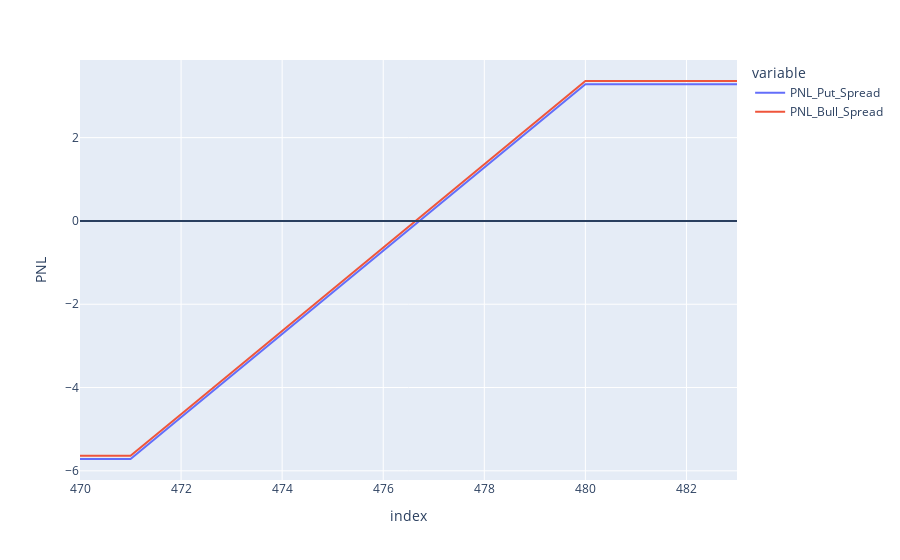

The notebook cell saved with this chart:
### Code cell
# PUT EXPIRATION VALUES
putl_E = np.maximum(471-S,0)-5.1979
putu_E = -1*np.maximum(480-S,0) +8.482
put_spread = pd.Series(putl_E+putu_E,name ='PNL_Put_Spread',index = S)
ALL_Spreads =pd.concat([put_spread,bullspread],axis =1)
fig2 = px.line(ALL_Spreads.loc[470:483])
fig2.update_layout(yaxis_title= 'PNL')
fig2.add_hline(y = 0)

### Figure 1 — Plotly figure (JSON) as saved in the notebook; plotly's stock layout.template omitted (floating-point values rounded to 4 significant figures)
{"data": [{"hovertemplate": "variable=PNL_Put_Spread<br>index=%{x}<br>value=%{y}<extra></extra>", "legendgroup": "PNL_Put_Spread", "line": {"color": "#636efa", "dash": "solid"}, "marker": {"symbol": "circle"}, "mode": "lines", "name": "PNL_Put_Spread", "orientation": "v", "showlegend": true, "type": "scatter", "x": [470, 471, 472, 473, 474, 475, 476, 477, 478, 479, 480, 481, 482, 483], "xaxis": "x", "y": [-5.716, -5.716, -4.716, -3.716, -2.716, -1.716, -0.7159, 0.2841, 1.284, 2.284, 3.284, 3.284, 3.284, 3.284], "yaxis": "y"}, {"hovertemplate": "variable=PNL_Bull_Spread<br>index=%{x}<br>value=%{y}<extra></extra>", "legendgroup": "PNL_Bull_Spread", "line": {"color": "#EF553B", "dash": "solid"}, "marker": {"symbol": "circle"}, "mode": "lines", "name": "PNL_Bull_Spread", "orientation": "v", "showlegend": true, "type": "scatter", "x": [470, 471, 472, 473, 474, 475, 476, 477, 478, 479, 480, 481, 482, 483], "xaxis": "x", "y": [-5.64, -5.64, -4.64, -3.64, -2.64, -1.64, -0.64, 0.36, 1.36, 2.36, 3.36, 3.36, 3.36, 3.36], "yaxis": "y"}], "layout": {"legend": {"title": {"text": "variable"}, "tracegroupgap": 0}, "margin": {"t": 60}, "shapes": [{"type": "line", "x0": 0, "x1": 1, "xref": "x domain", "y0": 0, "y1": 0, "yref": "y"}], "xaxis": {"anchor": "y", "domain": [0, 1], "title": {"text": "index"}}, "yaxis": {"anchor": "x", "domain": [0, 1], "title": {"text": "PNL"}}}}
